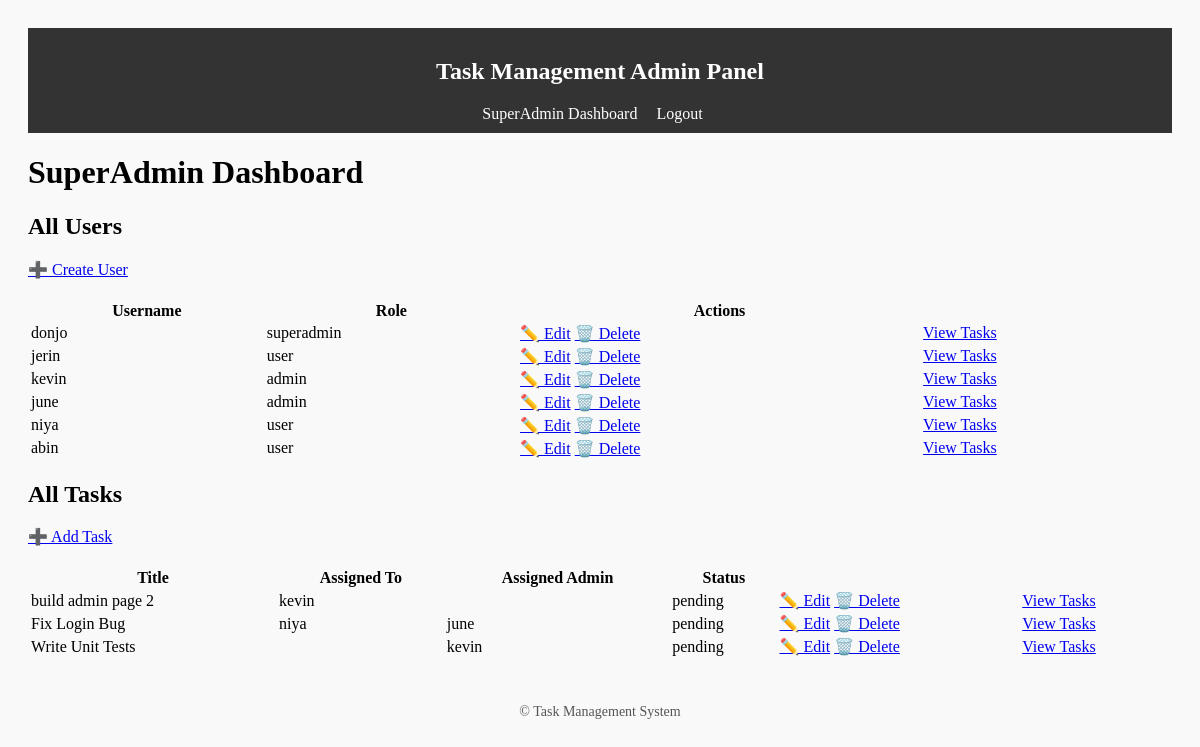
Before: /panel/superadmin/dashboard/ (signed in) with the older database file.
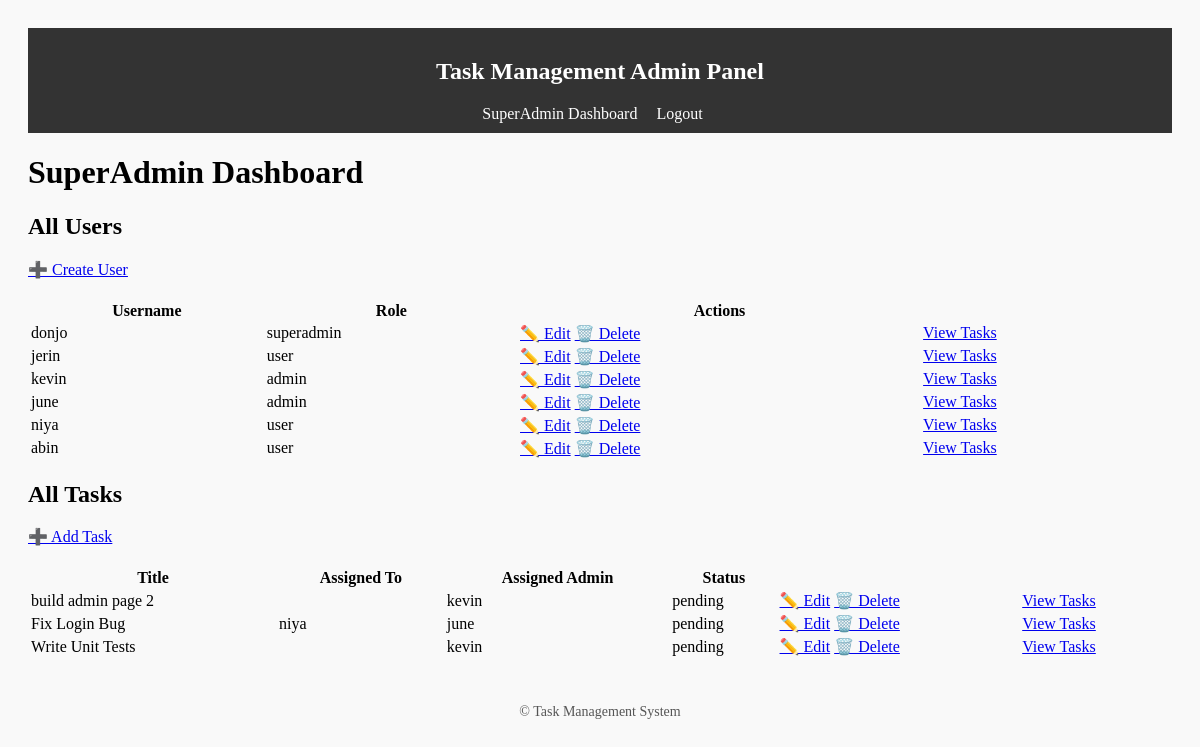
After: the same page with the newer database file.
### tasks/models.py (models this page shows, shortened)
class Task(models.Model):
    STATUS_CHOICES = (
        ('pending', 'Pending'),
        ('in_progress', 'In Progress'),
        ('completed', 'Completed'),
    )
    title = models.CharField(max_length=255)
    description = models.TextField(blank=True)
    assigned_admin = models.ForeignKey(
        settings.AUTH_USER_MODEL,
        null=True,
        blank=True,
        on_delete=models.SET_NULL,
        limit_choices_to={'role': 'admin'},
        related_name='admin_tasks'
    )
    assigned_to = models.ForeignKey(
        settings.AUTH_USER_MODEL,
        on_delete=models.CASCADE,
        related_name='tasks',
        limit_choices_to={'role': 'user'},null=True, blank=True)
    due_date = models.DateField(null=True, blank=True)
    status = models.CharField(max_length=20, choices=STATUS_CHOICES, default='pending')
    completion_report = models.TextField(blank=True, null=True)
    worked_hours = models.DecimalField(max_digits=6, decimal_places=2, null=True, blank=True)
    created_at = models.DateTimeField(auto_now_add=True)
    updated_at = models.DateTimeField(auto_now=True)

### accounts/models.py (models this page shows, shortened)
class CustomUser(AbstractUser):
    ROLE_CHOICES = (
        ('superadmin', 'SuperAdmin'),
        ('admin', 'Admin'),
        ('user', 'User'),
    )
    role = models.CharField(max_length=20, choices=ROLE_CHOICES, default='user')
    admin = models.ForeignKey("self", null=True, blank=True, limit_choices_to={'role': 'admin'}, on_delete=models.SET_NULL, related_name="assigned_users")

### admin_panel/views.py (the view)
# urls.py: path('superadmin/dashboard/', views.superadmin_dashboard, name='superadmin_dashboard'),
@login_required
def superadmin_dashboard(request):
    if not role_check(request.user, ['superadmin']):
        return HttpResponseForbidden("Forbidden")
    users = CustomUser.objects.all()
    tasks = Task.objects.all()
    return render(request, 'admin_panel/superadmin_dashboard.html',{
        'users': users,
        'tasks': tasks
    })

### accounts/utils.py (called while the page is built)
def role_check(user, allowed_roles):
    return getattr(user, 'role', None) in allowed_roles

### admin_panel/templates/admin_panel/superadmin_dashboard.html
{% extends 'admin_panel/base.html' %}
{% block content %}
<h1>SuperAdmin Dashboard</h1>
<h2>All Users</h2>
<a href="{% url 'user_create' %}" class="btn btn-primary">➕ Create User</a>
<table>
  <tr>
    <th>Username</th>
    <th>Role</th>
    <th>Actions</th>
  </tr>
  {% for user in users %}
  <tr>
    <td>{{ user.username }}</td>
    <td>{{ user.role }}</td>
    <td>
      <a href="{% url 'user_update' user.id %}" class="btn btn-sm btn-warning">✏️ Edit</a>
      <a href="{% url 'user_delete' user.id %}" class="btn btn-sm btn-danger">🗑️ Delete</a>
    </td>
    <td>
      <a href="{% url 'superadmin_user_detail' user.id %}">View Tasks</a>
    </td>
  </tr>
  {% endfor %}
</table>
<h2>All Tasks</h2>
<a href="{% url 'task_create' %}" class="btn btn-primary">➕ Add Task</a>
<table>
  <tr>
    <th>Title</th>
    <th>Assigned To</th>
    <th>Assigned Admin</th>
    <th>Status</th>
  </tr>
  {% for task in tasks %}
  <tr>
    <td>{{ task.title }}</td>
    <td>{{ task.assigned_to.username }}</td>
    <td>{{ task.assigned_admin.username }}</td>
    <td>{{ task.status }}</td>
    <td>
         <a href="{% url 'task_update' task.id %}">✏️ Edit</a>
    <a href="{% url 'task_delete' task.id %}">🗑️ Delete</a>
    </td>
        <td>
      <a href="{% url 'superadmin_task_detail' task.id %}">View Tasks</a>
    </td>
  </tr>
  {% endfor %}
</table>
{% endblock %}

Changed rows visible on the page:
changed Task "build admin page 2": assigned_admin.username (not shown) → "kevin"; assigned_to.username "kevin" → (not shown)
